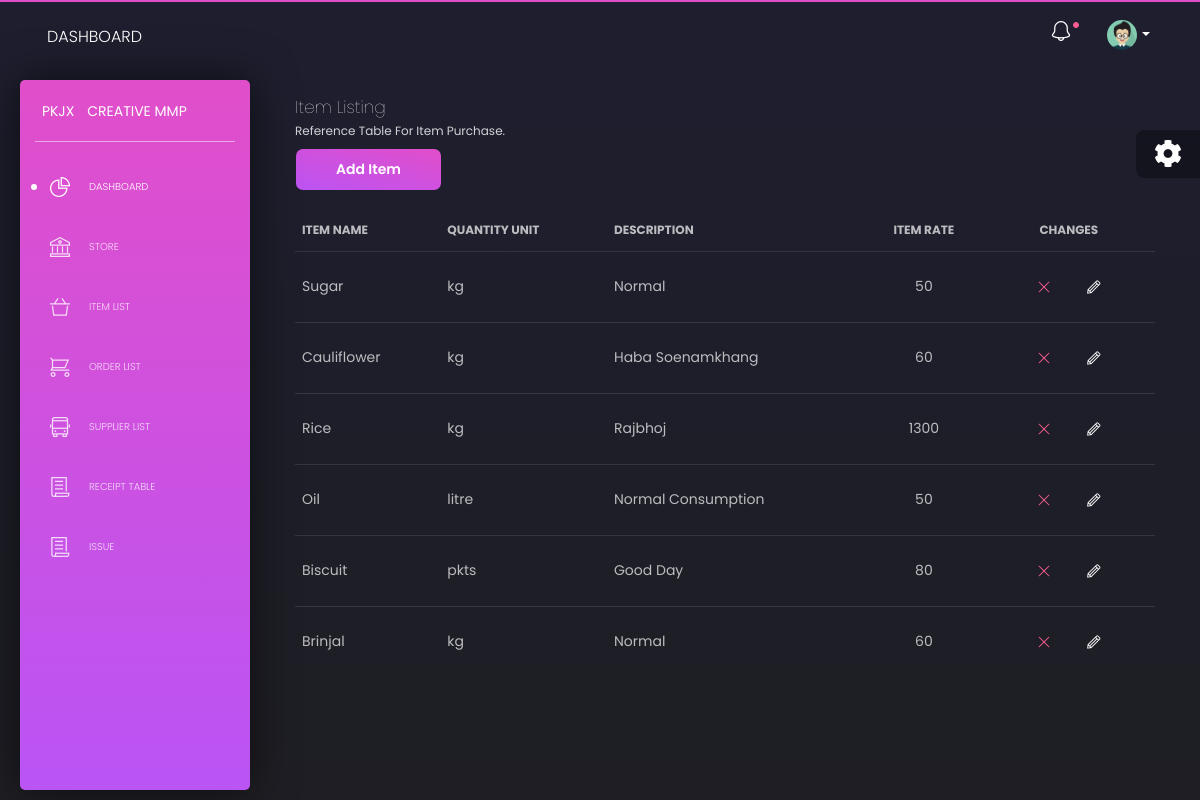
Page /item_list.php on the committed database.
### tables this page shows
CREATE TABLE `item_table` (
  `id` int(11) NOT NULL,
  `item_name` varchar(255) NOT NULL,
  `item_type` varchar(255) DEFAULT NULL,
  `quantity_unit` varchar(40) NOT NULL,
  `description` text NOT NULL,
  `item_rate` int(11) NOT NULL
);

### app/database/db.php (called while the page is built, shortened)
<?php
require('connect.php');
function selectAll($table, $conditions = []){
    global $conn;
    $sql = "SELECT * FROM $table";
    if (empty($conditions)){
        $stmt = $conn->prepare($sql);
        $stmt->execute();
        $records = $stmt->get_result()->fetch_all(MYSQLI_ASSOC);
        return $records;
    }
}

### app/controllers/item_list.php (called while the page is built, shortened)
<?php
include($ROOTPATH.'/app/database/db.php');
$table = 'item_table';
$item = selectAll($table);

### item_list.php (the view, shortened to what this page needs)
<?php
include('path.php');
include($ROOTPATH . '/app/controllers/item_list.php');
$item = selectAll('item_table');
 ?>
<!DOCTYPE html>
<html lang="en">
<head>
  <?php require('lender/head.php') ?>
</head>
<body class="">
  <div class="wrapper">
  <?php require('lender/sidebar.php') ?>
    <div class="main-panel">
    <?php require('lender/nav.php') ?>
      <div class="content">
        <div class="row">
          <div class="col-md-12">
            <div class="card  card-plain">
              <div class="card-header">
                <h4 class="card-title"> Item Listing</h4>
                <p class="category"> Reference Table for item purchase.</p>
                <a href="add_item.php" class="btn btn-primary">Add Item</a>
              </div>
              <div class="card-body">
                <div class="table-responsive">
                  <table class="table tablesorter " id="">
                    <thead class=" text-primary">
                      <tr>
                        <th>
                          Item Name
                        </th>
                        <th>
                          Quantity Unit
                        </th>
                        <th>
                          Description
                        </th>
                        <th class="text-center">
                          Item Rate
                        </th>
                        <th class="text-center">
                          Changes
                        </th>
                      </tr>
                    </thead>
                    <tbody>
                    <?php foreach ($item as $iti): ?>
                      <tr>
                        <td>
                          <?php echo $iti['item_name'] ?>
                        </td>
                        <td>
                        <?php echo $iti['quantity_unit'] ?>
                        </td>
                        <td>
                        <?php echo $iti['description'] ?>
                        </td>
                        <td class="text-center">
                        <?php echo $iti['item_rate'] ?>
                        </td>
                        <td class="text-center">
                          <a href="item_list.php?del_id=<?php echo $iti['id'] ?>" class="p-3 text-danger tim-icons icon-simple-remove"></a>
                          <a href="" class="p-3 text-white tim-icons icon-pencil"></a>
                        </td>
                      </tr>
                    <?php endforeach; ?>
                    </tbody>
                  </table>
                </div>
              </div>
            </div>
          </div>
        </div>
      </div>
  <div class="fixed-plugin">
    <div class="dropdown show-dropdown">
      <a href="#" data-toggle="dropdown">
        <i class="fa fa-cog fa-2x"> </i>
      </a>
    </div>
  </div>
</body>
</html>

### rows in the picture
item_table: item_name "Sugar", quantity_unit "kg", description "Normal", item_rate "50"
item_table: item_name "Cauliflower", quantity_unit "kg", description "Haba Soenamkhang", item_rate "60"
item_table: item_name "Rice", quantity_unit "kg", description "Rajbhoj", item_rate "1300"
item_table: item_name "Oil", quantity_unit "litre", description "Normal Consumption", item_rate "50"
item_table: item_name "Biscuit", quantity_unit "pkts", description "Good Day", item_rate "80"
item_table: item_name "Brinjal", quantity_unit "kg", description "Normal", item_rate "60"
